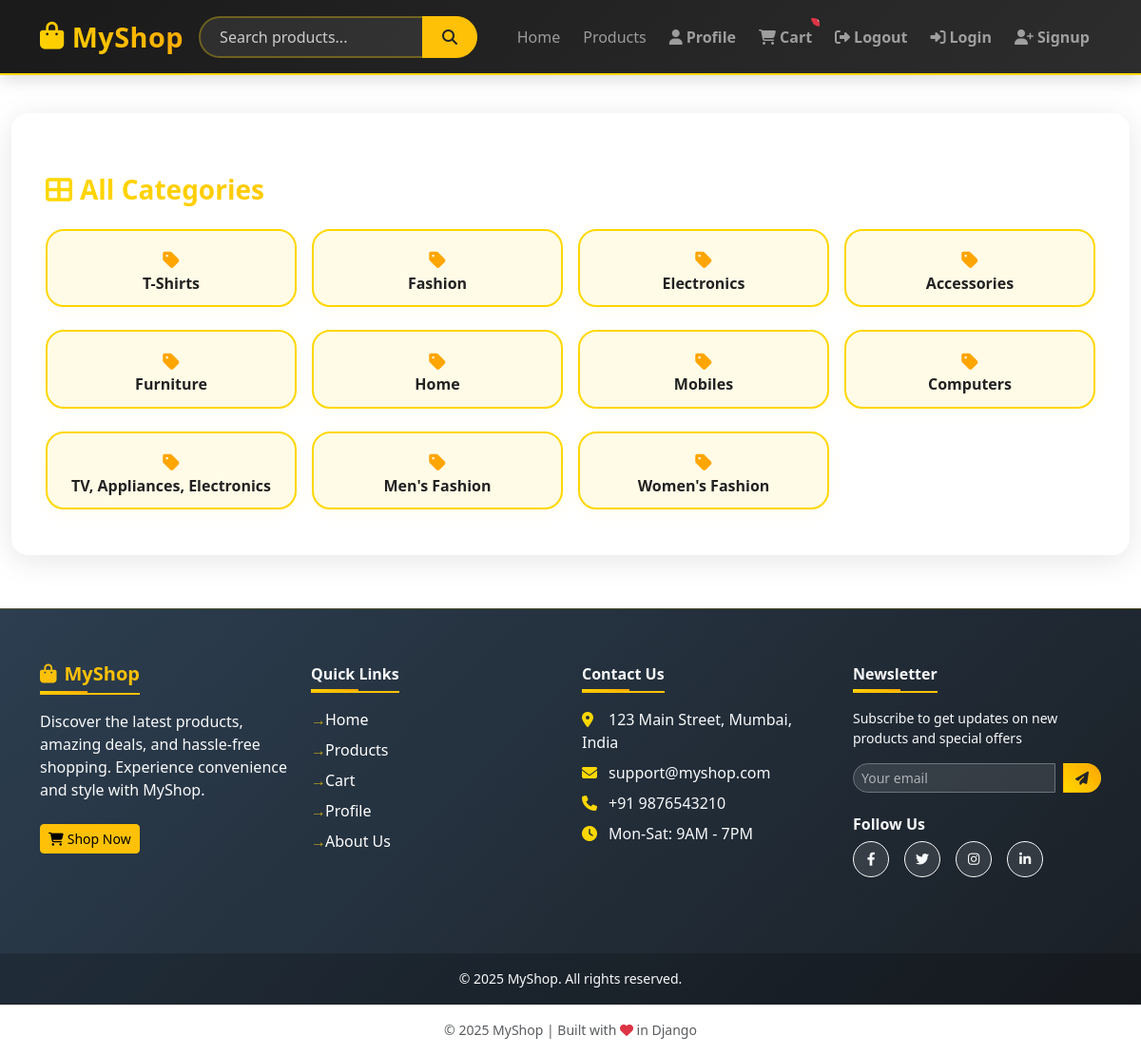
Page /categories/ on the committed database.
### shop/models.py (models this page shows, shortened)
class Category(models.Model):
    name = models.CharField(max_length=120, unique=True)
    slug = models.SlugField(max_length=150, unique=True, blank=True)
    parent = models.ForeignKey('self', null=True, blank=True, on_delete=models.SET_NULL, related_name='subcategories')
    class Meta:
        verbose_name_plural = "Categories"

### shop/views.py (the view)
# urls.py: path('categories/', views.all_categories_view, name='categories'),
def all_categories_view(request):
    categories = Category.objects.all()
    return render(request, 'categories.html', {'categories': categories})

### shop/templates/categories.html (shortened to what this page needs)
{% extends "base.html" %}
{% block content %}
<div class="container mt-4 animate__animated animate__fadeInUp">
        <h3 class="mb-4 fw-bold text-gradient"><i class="fas fa-th-large me-2"></i>All Categories</h3>
        {% if categories %}
                <div class="row g-3">
                        {% for category in categories %}
                        <div class="col-6 col-md-4 col-lg-3">
                                <a href="/category/{{ category.slug }}/" class="category-btn">
                                    <i class="fas fa-tag fa-lg mb-2"></i><br>{{ category.name }}
                                </a>
                        </div>
                        {% endfor %}
                </div>
        {% else %}
                <p>No categories available.</p>
        {% endif %}
</div>
{% endblock %}

### static/css/style.css (style rules this page uses)
body { font-family: 'Segoe UI', Tahoma, Geneva, Verdana, sans-serif; }

### shop/templates/categories.html (style rules this page uses)
.text-gradient { background: linear-gradient(90deg, #FFD700, #FFA500 80%); -webkit-background-clip: text; -webkit-text-fill-color: transparent; background-clip: text; }
.category-btn { display: block; background: #fffbe6; border: 2px solid #FFD700; border-radius: 1.2rem; text-align: center; padding: 1.2rem 0.5rem 0.7rem; font-weight: 600; color: #222; text-decoration: none; box-shadow: 0 4px 18px #FFD70011; transition: background 0.2s, box-shadow 0.2s, transform 0.18s; margin-bottom: 0.5rem; }
.category-btn i { color: #FFA500; transition: color 0.2s; }

### rows in the picture
Category: name "T-Shirts"
Category: name "Fashion"
Category: name "Electronics"
Category: name "Accessories"
Category: name "Furniture"
Category: name "Home"
Category: name "Mobiles"
Category: name "Computers"
Category: name "TV, Appliances, Electronics"
Category: name "Men's Fashion"
Category: name "Women's Fashion"
